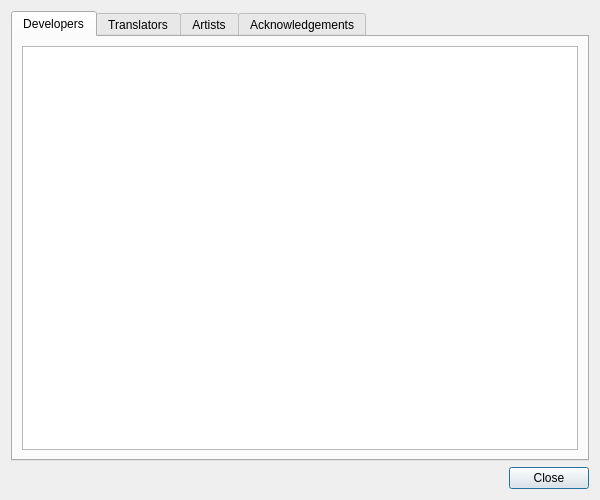
<?xml version="1.0" encoding="UTF-8"?>
<ui version="4.0">
 <class>CreditsDialog</class>
 <widget class="QDialog" name="CreditsDialog">
  <property name="windowModality">
   <enum>Qt::ApplicationModal</enum>
  </property>
  <property name="geometry">
   <rect>
    <x>0</x>
    <y>0</y>
    <width>600</width>
    <height>500</height>
   </rect>
  </property>
  <property name="minimumSize">
   <size>
    <width>400</width>
    <height>500</height>
   </size>
  </property>
  <property name="windowTitle">
   <string>Credits</string>
  </property>
  <property name="modal">
   <bool>true</bool>
  </property>
  <layout class="QVBoxLayout" name="verticalLayout">
   <item>
    <widget class="QTabWidget" name="tabWidget">
     <property name="enabled">
      <bool>true</bool>
     </property>
     <property name="layoutDirection">
      <enum>Qt::LeftToRight</enum>
     </property>
     <property name="currentIndex">
      <number>0</number>
     </property>
     <widget class="QWidget" name="Developers">
      <attribute name="title">
       <string extracomment="Title of a page listing the names of programmers who developed the app">Developers</string>
      </attribute>
      <layout class="QHBoxLayout" name="horizontalLayout">
       <item>
        <widget class="QTextBrowser" name="developerText"/>
       </item>
      </layout>
     </widget>
     <widget class="QWidget" name="Translators">
      <attribute name="title">
       <string extracomment="Title of a page listing the names of translators who worked on the app">Translators</string>
      </attribute>
      <layout class="QHBoxLayout" name="horizontalLayout_2">
       <item>
        <widget class="QTextBrowser" name="translatorText"/>
       </item>
      </layout>
     </widget>
     <widget class="QWidget" name="Artwork">
      <attribute name="title">
       <string extracomment="Title of a page listing the names of artists who worked on the app">Artists</string>
      </attribute>
      <layout class="QHBoxLayout" name="horizontalLayout_3">
       <item>
        <widget class="QTextBrowser" name="artistText"/>
       </item>
      </layout>
     </widget>
     <widget class="QWidget" name="Acknowledgements">
      <attribute name="title">
       <string extracomment="Title of a page acknowledging and giving special thanks to people and companies who helped to create the app">Acknowledgements</string>
      </attribute>
      <layout class="QHBoxLayout" name="horizontalLayout_4">
       <item>
        <widget class="QTextBrowser" name="acknowledgementText"/>
       </item>
      </layout>
     </widget>
    </widget>
   </item>
   <item>
    <widget class="QDialogButtonBox" name="buttonBox">
     <property name="whatsThis">
      <string/>
     </property>
     <property name="orientation">
      <enum>Qt::Horizontal</enum>
     </property>
     <property name="standardButtons">
      <set>QDialogButtonBox::Close</set>
     </property>
    </widget>
   </item>
  </layout>
 </widget>
 <resources/>
 <connections>
  <connection>
   <sender>buttonBox</sender>
   <signal>accepted()</signal>
   <receiver>CreditsDialog</receiver>
   <slot>accept()</slot>
   <hints>
    <hint type="sourcelabel">
     <x>248</x>
     <y>254</y>
    </hint>
    <hint type="destinationlabel">
     <x>157</x>
     <y>274</y>
    </hint>
   </hints>
  </connection>
  <connection>
   <sender>buttonBox</sender>
   <signal>rejected()</signal>
   <receiver>CreditsDialog</receiver>
   <slot>reject()</slot>
   <hints>
    <hint type="sourcelabel">
     <x>316</x>
     <y>260</y>
    </hint>
    <hint type="destinationlabel">
     <x>286</x>
     <y>274</y>
    </hint>
   </hints>
  </connection>
 </connections>
</ui>
